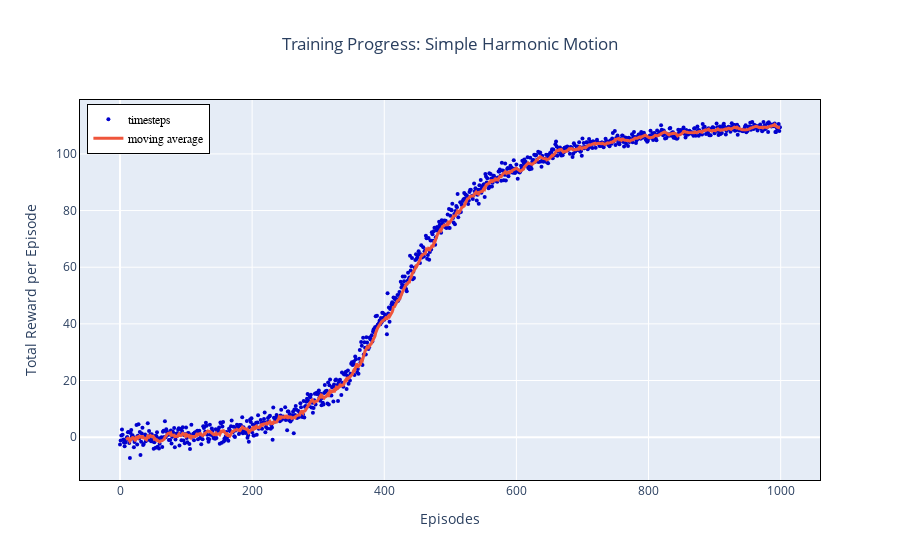

The code cell stored with this chart in its notebook:
### Code cell
agent.rlplot("Training Progress: Simple Harmonic Motion")

### Figure 1 — Plotly figure (JSON) as saved in the notebook; plotly's stock layout.template omitted (floating-point values rounded to 4 significant figures; data arrays with more than 128 entries replaced by an {"elided": "..."} marker saying what was removed)
{"data": [{"marker": {"color": "mediumblue", "size": 4}, "mode": "markers", "name": "timesteps", "type": "scatter", "x": {"elided": "1000 int values"}, "y": {"elided": "1000 float values"}}, {"line": {"width": 3}, "mode": "lines", "name": "moving average", "type": "scatter", "x": {"elided": "1000 int values"}, "y": {"elided": "1000 float values"}}], "layout": {"legend": {"bordercolor": "Black", "borderwidth": 1, "font": {"color": "black", "family": "sans-serif", "size": 12}, "traceorder": "normal", "x": 0.01, "y": 0.99}, "title": {"text": "Training Progress: Simple Harmonic Motion", "x": 0.5, "xanchor": "center"}, "xaxis": {"linecolor": "black", "linewidth": 1, "mirror": true, "title": {"text": "Episodes"}}, "yaxis": {"linecolor": "black", "linewidth": 1, "mirror": true, "title": {"text": "Total Reward per Episode"}}}}
